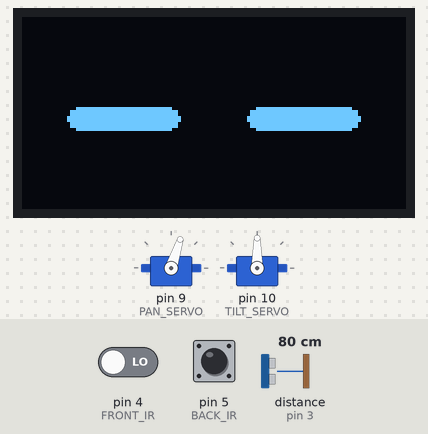
A sketch run on a simulated Arduino Uno, built with avr-gcc and run on an emulated ATmega328P. On the bench: 2 × servo, 128×64 one-colour display. Wiring (inferred from the names in the program): ultrasonic range finder: trigger pin 2; echo pin 3. The test bench sets the inputs (shaded band); at power-on: pin 4 (FRONT_IR) LOW, distance to the obstacle (sensor on pin 3) 80 cm, pin 5 (BACK_IR) LOW. The echo pulse lasts 58.3 µs per cm; random numbers use the default seed unless the sketch sets one; what the sketch prints to the serial monitor is not drawn.

Above: at 3.6 s.
3.7 s: pin 4 (FRONT_IR) driven HIGH
At 5.1 s:
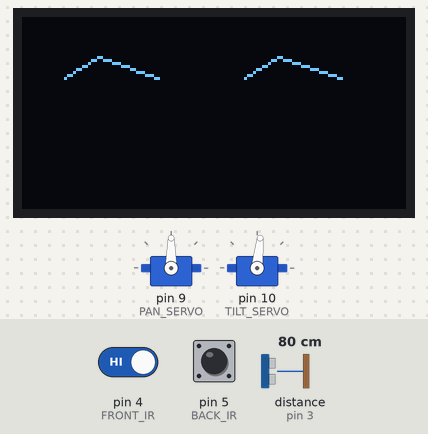
5.9 s: pin 4 (FRONT_IR) driven LOW
At 6.9 s:
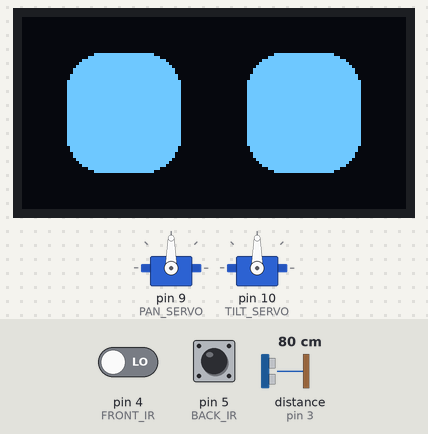
8.0 s: distance to the obstacle (sensor on pin 3) set to 43 cm
11.0 s: distance to the obstacle (sensor on pin 3) set to 37 cm
At 13.1 s:
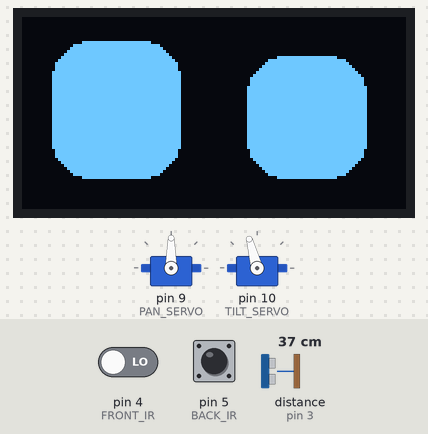
13.4 s: pin 5 (BACK_IR) driven HIGH
At 14.9 s:
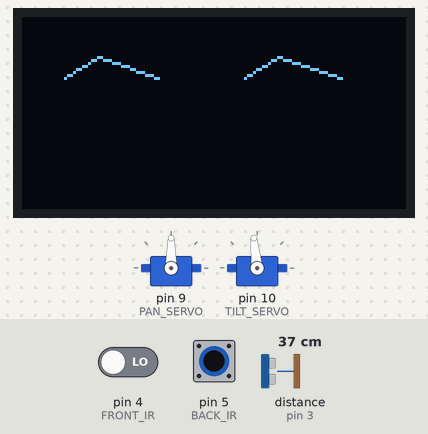
15.2 s: pin 5 (BACK_IR) pulsed LOW 2 times (0.12 s each, 0.3 s apart)
At 15.74 s:
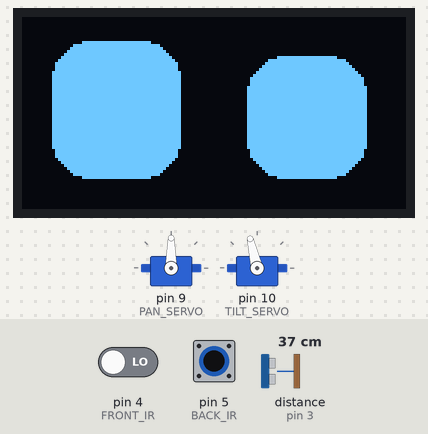
Timing chart, 0 to 18.2 s (numbered marks = the images above; inputs shaded):
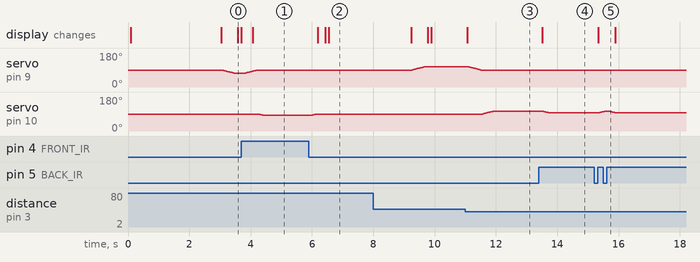

The sketch:

FinalCodeV2_1008.ino
```cpp
#include <Wire.h>
#include <Adafruit_GFX.h>
#include <Adafruit_SSD1306.h>
#include <Servo.h>

// =====================================================
// NYX V2
// =====================================================

// Ultrasonic
#define TRIG_PIN 2
#define ECHO_PIN 3

// Edge sensors
#define FRONT_IR 4
#define BACK_IR 5

// Servos
#define PAN_SERVO 9
#define TILT_SERVO 10

// OLED
#define SCREEN_WIDTH 128
#define SCREEN_HEIGHT 64

Adafruit_SSD1306 display(
  SCREEN_WIDTH,
  SCREEN_HEIGHT,
  &Wire,
  -1
);

// =====================================================
// SERVOS
// =====================================================

Servo panServo;
Servo tiltServo;

int currentPan = 90;
int currentTilt = 90;

const int CENTER_PAN = 90;
const int LEFT_PAN = 72;
const int RIGHT_PAN = 108;

const int CENTER_TILT = 90;
const int CURIOUS_TILT = 105;
const int FRONT_TILT = 84;
const int BACK_TILT = 96;


// =====================================================
// TIMING
// =====================================================

unsigned long lastBlink = 0;
unsigned long nextBlink = 3500;

unsigned long lastIdleMove = 0;

int idleState = 0;


// =====================================================
// SETUP
// =====================================================

void setup() {

  Serial.begin(9600);

  // Ultrasonic
  pinMode(TRIG_PIN, OUTPUT);
  pinMode(ECHO_PIN, INPUT);

  // IR
  pinMode(FRONT_IR, INPUT);
  pinMode(BACK_IR, INPUT);

  // Servos
  panServo.attach(PAN_SERVO);
  tiltServo.attach(TILT_SERVO);

  panServo.write(CENTER_PAN);
  tiltServo.write(CENTER_TILT);

  // OLED
  if (!display.begin(
        SSD1306_SWITCHCAPVCC,
        0x3C
      )) {

    Serial.println("OLED ERROR");

    while (1);
  }

  display.clearDisplay();
  display.display();

  randomSeed(analogRead(A0));

  normalEyes();

  Serial.println("NYX V2 READY");
}


// =====================================================
// MAIN LOOP
// =====================================================

void loop() {

  int frontIR = digitalRead(FRONT_IR);
  int backIR = digitalRead(BACK_IR);

  float distance = getDistance();

  Serial.print("Front IR: ");
  Serial.print(frontIR);

  Serial.print(" | Back IR: ");
  Serial.print(backIR);

  Serial.print(" | Distance: ");
  Serial.print(distance);

  Serial.println(" cm");


  // ===================================================
  // FRONT EDGE
  // ===================================================

  if (frontIR == 1) {

    worriedEyes();

    smoothPan(CENTER_PAN);
    smoothTilt(FRONT_TILT);

    delay(100);

    return;
  }


  // ===================================================
  // BACK EDGE
  // ===================================================

  if (backIR == 1) {

    worriedEyes();

    smoothPan(CENTER_PAN);
    smoothTilt(BACK_TILT);

    delay(100);

    return;
  }


  // ===================================================
  // PERSON / OBJECT DETECTED
  // ===================================================

  if (distance > 0 && distance <= 40) {

    curiousEyes();

    smoothPan(CENTER_PAN);
    smoothTilt(CURIOUS_TILT);

    delay(60);

    return;
  }


  // ===================================================
  // IDLE
  // ===================================================

  smoothTilt(CENTER_TILT);

  idleAnimation();

  delay(30);
}


// =====================================================
// ULTRASONIC
// =====================================================

float getDistance() {

  long duration;

  digitalWrite(TRIG_PIN, LOW);

  delayMicroseconds(2);

  digitalWrite(TRIG_PIN, HIGH);

  delayMicroseconds(10);

  digitalWrite(TRIG_PIN, LOW);

  duration = pulseIn(
    ECHO_PIN,
    HIGH,
    30000
  );

  if (duration == 0) {
    return -1;
  }

  return duration * 0.0343 / 2;
}


// =====================================================
// SMOOTH PAN
// =====================================================

void smoothPan(int target) {

  if (currentPan == target) {
    return;
  }

  if (currentPan < target) {

    for (
      int pos = currentPan;
      pos <= target;
      pos++
    ) {

      panServo.write(pos);

      delay(25);
    }

  } else {

    for (
      int pos = currentPan;
      pos >= target;
      pos--
    ) {

      panServo.write(pos);

      delay(25);
    }
  }

  currentPan = target;
}


// =====================================================
// SMOOTH TILT
// =====================================================

void smoothTilt(int target) {

  if (currentTilt == target) {
    return;
  }

  if (currentTilt < target) {

    for (
      int pos = currentTilt;
      pos <= target;
      pos++
    ) {

      tiltServo.write(pos);

      delay(25);
    }

  } else {

    for (
      int pos = currentTilt;
      pos >= target;
      pos--
    ) {

      tiltServo.write(pos);

      delay(25);
    }
  }

  currentTilt = target;
}


// =====================================================
// BASIC EYE
// =====================================================

void drawEye(
  int x,
  int y,
  int w,
  int h
) {

  display.fillRoundRect(
    x,
    y,
    w,
    h,
    12,
    SSD1306_WHITE
  );
}


// =====================================================
// NORMAL CUTE FACE
// =====================================================

void normalEyes() {

  display.clearDisplay();

  drawEye(
    15,
    12,
    38,
    40
  );

  drawEye(
    75,
    12,
    38,
    40
  );

  display.display();
}


// =====================================================
// BLINK
// =====================================================

void blinkEyes() {

  display.clearDisplay();

  display.fillRoundRect(
    15,
    30,
    38,
    8,
    4,
    SSD1306_WHITE
  );

  display.fillRoundRect(
    75,
    30,
    38,
    8,
    4,
    SSD1306_WHITE
  );

  display.display();

  delay(90);

  normalEyes();
}


// =====================================================
// LOOK LEFT
// =====================================================

void lookLeft() {

  display.clearDisplay();

  drawEye(
    8,
    12,
    38,
    40
  );

  drawEye(
    68,
    12,
    38,
    40
  );

  display.display();
}


// =====================================================
// LOOK RIGHT
// =====================================================

void lookRight() {

  display.clearDisplay();

  drawEye(
    22,
    12,
    38,
    40
  );

  drawEye(
    82,
    12,
    38,
    40
  );

  display.display();
}


// =====================================================
// HAPPY FACE
// =====================================================

void happyEyes() {

  display.clearDisplay();

  // Left happy eye

  display.drawLine(
    14,
    36,
    24,
    26,
    SSD1306_WHITE
  );

  display.drawLine(
    24,
    26,
    45,
    36,
    SSD1306_WHITE
  );

  // Right happy eye

  display.drawLine(
    74,
    36,
    84,
    26,
    SSD1306_WHITE
  );

  display.drawLine(
    84,
    26,
    105,
    36,
    SSD1306_WHITE
  );

  display.display();
}


// =====================================================
// EXTRA CUTE HAPPY FACE
// =====================================================

void superHappyEyes() {

  display.clearDisplay();

  // Left eye

  display.drawLine(
    12,
    37,
    23,
    24,
    SSD1306_WHITE
  );

  display.drawLine(
    23,
    24,
    47,
    37,
    SSD1306_WHITE
  );

  // Right eye

  display.drawLine(
    73,
    37,
    85,
    24,
    SSD1306_WHITE
  );

  display.drawLine(
    85,
    24,
    109,
    37,
    SSD1306_WHITE
  );

  display.display();
}


// =====================================================
// CURIOUS FACE
// =====================================================

void curiousEyes() {

  display.clearDisplay();

  // Bigger left eye

  display.fillRoundRect(
    10,
    8,
    43,
    46,
    13,
    SSD1306_WHITE
  );

  // Slightly smaller right eye

  display.fillRoundRect(
    75,
    13,
    40,
    41,
    13,
    SSD1306_WHITE
  );

  display.display();
}


// =====================================================
// WORRIED FACE
// =====================================================

void worriedEyes() {

  display.clearDisplay();

  // Left worried eye

  display.drawLine(
    14,
    20,
    25,
    13,
    SSD1306_WHITE
  );

  display.drawLine(
    25,
    13,
    45,
    20,
    SSD1306_WHITE
  );

  // Right worried eye

  display.drawLine(
    74,
    20,
    85,
    13,
    SSD1306_WHITE
  );

  display.drawLine(
    85,
    13,
    106,
    20,
    SSD1306_WHITE
  );

  display.display();
}


// =====================================================
// CUTE IDLE ANIMATION
// =====================================================

void idleAnimation() {

  unsigned long now = millis();


  // ===================================================
  // RANDOM BLINK
  // ===================================================

  if (now - lastBlink >= nextBlink) {

    blinkEyes();

    lastBlink = millis();

    nextBlink = random(
      2500,
      5000
    );
  }


  // ===================================================
  // WAIT BETWEEN LOOKS
  // ===================================================

  if (now - lastIdleMove < 3000) {
    return;
  }

  lastIdleMove = now;


  // ===================================================
  // LOOK LEFT
  // ===================================================

  if (idleState == 0) {

    lookLeft();

    smoothPan(LEFT_PAN);

    idleState = 1;

    return;
  }


  // ===================================================
  // RETURN CENTER
  // ===================================================

  if (idleState == 1) {

    normalEyes();

    smoothPan(CENTER_PAN);

    idleState = 2;

    return;
  }


  // ===================================================
  // LOOK RIGHT
  // ===================================================

  if (idleState == 2) {

    lookRight();

    smoothPan(RIGHT_PAN);

    idleState = 3;

    return;
  }


  // ===================================================
  // RETURN CENTER
  // ===================================================

  if (idleState == 3) {

    normalEyes();

    smoothPan(CENTER_PAN);

    idleState = 4;

    return;
  }


  // ===================================================
  // LITTLE HAPPY MOMENT
  // ===================================================

  if (idleState == 4) {

    superHappyEyes();

    delay(700);

    normalEyes();

    idleState = 0;

    return;
  }
}
```

Measured:
- the behaviour switches between 41 and 40 cm on distance to the obstacle (sensor on pin 3) (found by bisection; images 2 and 3)
- after the input at 3.7 s, servo on pin 9 (PAN_SERVO): moves from 72° to 90° over 0.43 s, starting after 0.09 s; servo on pin 10 (TILT_SERVO): 90° → 84° after 0.57 s
- after the input at 5.9 s, servo on pin 10 (TILT_SERVO): 84° → 90° after 0.12 s; the display: changes after 0.30 s (image 2)
- after the input at 11.0 s, servo on pin 10 (TILT_SERVO): moves from 90° to 105° over 0.35 s, starting after 0.56 s; the display: changes after 0.06 s (image 3)
- after the input at 13.4 s, servo on pin 10 (TILT_SERVO): moves from 105° to 96° over 0.20 s, starting after 0.13 s; the display: changes after 0.11 s (image 4)
- after the input at 15.2 s, servo on pin 10 (TILT_SERVO): rises from 96° to 105° in 0.20 s, then falls to 96° in 0.34 s; the display: changes after 0.13 s (image 5)
